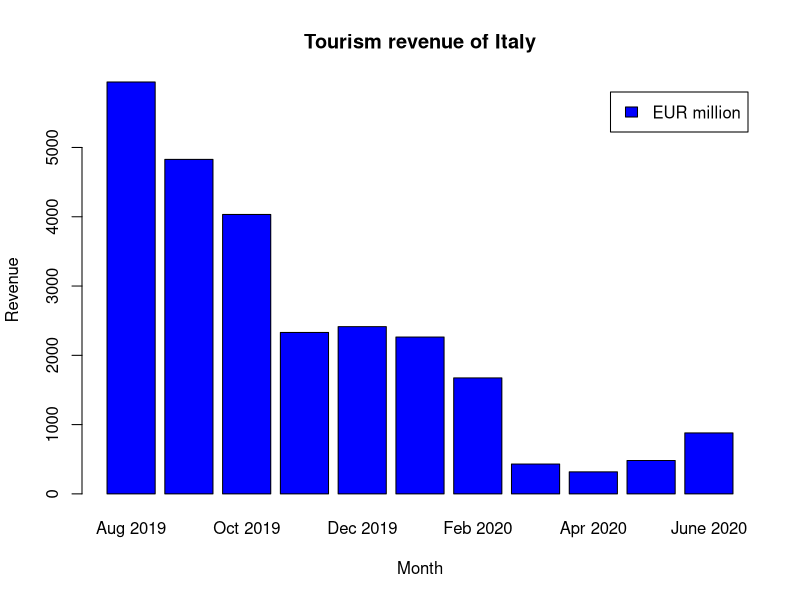

The R script that drew this image:
#Italian tourism revenue


counts<-c(5945,4828,4033,2330,2414,2264,1674,431,318,482,880)

Date<-c("Aug 2019","Sep 2019","Oct 2019","Nov 2019","Dec 2019","Jan 2020","Feb 2020","Mar 2020","Apr 2020","May 2020","June 2020")

barplot(counts,names.arg = Date,xlab = "Month",ylab = "Revenue",main = "Tourism revenue of Italy",col = "blue",legend="EUR million")
